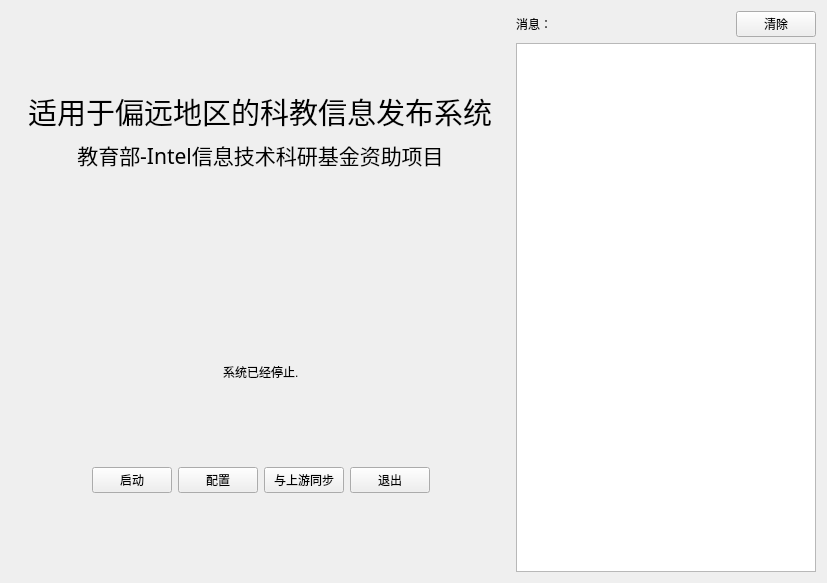
<?xml version="1.0" encoding="UTF-8"?>
<ui version="4.0">
 <class>mainwindow</class>
 <widget class="QWidget" name="mainwindow">
  <property name="geometry">
   <rect>
    <x>0</x>
    <y>0</y>
    <width>827</width>
    <height>583</height>
   </rect>
  </property>
  <property name="windowTitle">
   <string>信息发布系统</string>
  </property>
  <layout class="QGridLayout" name="gridLayout">
   <item row="0" column="0">
    <layout class="QHBoxLayout" name="horizontalLayout_7">
     <item>
      <layout class="QVBoxLayout" name="verticalLayout">
       <item>
        <spacer name="verticalSpacer_5">
         <property name="orientation">
          <enum>Qt::Vertical</enum>
         </property>
         <property name="sizeHint" stdset="0">
          <size>
           <width>20</width>
           <height>40</height>
          </size>
         </property>
        </spacer>
       </item>
       <item>
        <layout class="QHBoxLayout" name="horizontalLayout_2">
         <item>
          <spacer name="horizontalSpacer">
           <property name="orientation">
            <enum>Qt::Horizontal</enum>
           </property>
           <property name="sizeHint" stdset="0">
            <size>
             <width>40</width>
             <height>20</height>
            </size>
           </property>
          </spacer>
         </item>
         <item>
          <widget class="QLabel" name="label_11">
           <property name="font">
            <font>
             <family>YaHei Consolas Hybrid</family>
             <pointsize>22</pointsize>
            </font>
           </property>
           <property name="text">
            <string>适用于偏远地区的科教信息发布系统</string>
           </property>
           <property name="alignment">
            <set>Qt::AlignCenter</set>
           </property>
          </widget>
         </item>
         <item>
          <spacer name="horizontalSpacer_2">
           <property name="orientation">
            <enum>Qt::Horizontal</enum>
           </property>
           <property name="sizeHint" stdset="0">
            <size>
             <width>40</width>
             <height>20</height>
            </size>
           </property>
          </spacer>
         </item>
        </layout>
       </item>
       <item>
        <layout class="QHBoxLayout" name="horizontalLayout_3">
         <item>
          <spacer name="horizontalSpacer_3">
           <property name="orientation">
            <enum>Qt::Horizontal</enum>
           </property>
           <property name="sizeHint" stdset="0">
            <size>
             <width>40</width>
             <height>20</height>
            </size>
           </property>
          </spacer>
         </item>
         <item>
          <widget class="QLabel" name="label_12">
           <property name="font">
            <font>
             <family>YaHei Consolas Hybrid</family>
             <pointsize>22</pointsize>
            </font>
           </property>
           <property name="text">
            <string>&lt;html&gt;&lt;head/&gt;&lt;body&gt;&lt;p&gt;&lt;span style=&quot; font-size:16pt;&quot;&gt;教育部-Intel信息技术科研基金资助项目&lt;/span&gt;&lt;/p&gt;&lt;/body&gt;&lt;/html&gt;</string>
           </property>
           <property name="alignment">
            <set>Qt::AlignCenter</set>
           </property>
          </widget>
         </item>
         <item>
          <spacer name="horizontalSpacer_5">
           <property name="orientation">
            <enum>Qt::Horizontal</enum>
           </property>
           <property name="sizeHint" stdset="0">
            <size>
             <width>40</width>
             <height>20</height>
            </size>
           </property>
          </spacer>
         </item>
        </layout>
       </item>
       <item>
        <spacer name="verticalSpacer">
         <property name="orientation">
          <enum>Qt::Vertical</enum>
         </property>
         <property name="sizeHint" stdset="0">
          <size>
           <width>20</width>
           <height>40</height>
          </size>
         </property>
        </spacer>
       </item>
       <item>
        <layout class="QHBoxLayout" name="horizontalLayout_4">
         <item>
          <spacer name="horizontalSpacer_10">
           <property name="orientation">
            <enum>Qt::Horizontal</enum>
           </property>
           <property name="sizeHint" stdset="0">
            <size>
             <width>40</width>
             <height>20</height>
            </size>
           </property>
          </spacer>
         </item>
         <item>
          <widget class="QLabel" name="label">
           <property name="text">
            <string/>
           </property>
           <property name="pixmap">
            <pixmap resource="resources.qrc">:/images/uestc.png</pixmap>
           </property>
           <property name="scaledContents">
            <bool>true</bool>
           </property>
          </widget>
         </item>
         <item>
          <spacer name="horizontalSpacer_11">
           <property name="orientation">
            <enum>Qt::Horizontal</enum>
           </property>
           <property name="sizeHint" stdset="0">
            <size>
             <width>40</width>
             <height>20</height>
            </size>
           </property>
          </spacer>
         </item>
        </layout>
       </item>
       <item>
        <spacer name="verticalSpacer_2">
         <property name="orientation">
          <enum>Qt::Vertical</enum>
         </property>
         <property name="sizeHint" stdset="0">
          <size>
           <width>20</width>
           <height>40</height>
          </size>
         </property>
        </spacer>
       </item>
       <item>
        <layout class="QHBoxLayout" name="horizontalLayout">
         <item>
          <spacer name="horizontalSpacer_8">
           <property name="orientation">
            <enum>Qt::Horizontal</enum>
           </property>
           <property name="sizeHint" stdset="0">
            <size>
             <width>40</width>
             <height>20</height>
            </size>
           </property>
          </spacer>
         </item>
         <item>
          <widget class="QLabel" name="statusLabel">
           <property name="text">
            <string>系统已经停止.</string>
           </property>
          </widget>
         </item>
         <item>
          <spacer name="horizontalSpacer_9">
           <property name="orientation">
            <enum>Qt::Horizontal</enum>
           </property>
           <property name="sizeHint" stdset="0">
            <size>
             <width>40</width>
             <height>20</height>
            </size>
           </property>
          </spacer>
         </item>
        </layout>
       </item>
       <item>
        <spacer name="verticalSpacer_3">
         <property name="orientation">
          <enum>Qt::Vertical</enum>
         </property>
         <property name="sizeHint" stdset="0">
          <size>
           <width>20</width>
           <height>40</height>
          </size>
         </property>
        </spacer>
       </item>
       <item>
        <layout class="QHBoxLayout" name="horizontalLayout_5">
         <item>
          <spacer name="horizontalSpacer_6">
           <property name="orientation">
            <enum>Qt::Horizontal</enum>
           </property>
           <property name="sizeHint" stdset="0">
            <size>
             <width>40</width>
             <height>20</height>
            </size>
           </property>
          </spacer>
         </item>
         <item>
          <widget class="QPushButton" name="startButton">
           <property name="text">
            <string>启动</string>
           </property>
          </widget>
         </item>
         <item>
          <widget class="QPushButton" name="configButton">
           <property name="text">
            <string>配置</string>
           </property>
          </widget>
         </item>
         <item>
          <widget class="QPushButton" name="hideButton">
           <property name="text">
            <string>与上游同步</string>
           </property>
          </widget>
         </item>
         <item>
          <widget class="QPushButton" name="exitButton">
           <property name="text">
            <string>退出</string>
           </property>
          </widget>
         </item>
         <item>
          <spacer name="horizontalSpacer_7">
           <property name="orientation">
            <enum>Qt::Horizontal</enum>
           </property>
           <property name="sizeHint" stdset="0">
            <size>
             <width>40</width>
             <height>20</height>
            </size>
           </property>
          </spacer>
         </item>
        </layout>
       </item>
       <item>
        <spacer name="verticalSpacer_4">
         <property name="orientation">
          <enum>Qt::Vertical</enum>
         </property>
         <property name="sizeHint" stdset="0">
          <size>
           <width>20</width>
           <height>40</height>
          </size>
         </property>
        </spacer>
       </item>
      </layout>
     </item>
     <item>
      <layout class="QVBoxLayout" name="verticalLayout_2">
       <item>
        <layout class="QHBoxLayout" name="horizontalLayout_6">
         <item>
          <widget class="QLabel" name="label_8">
           <property name="text">
            <string>消息：</string>
           </property>
          </widget>
         </item>
         <item>
          <spacer name="horizontalSpacer_4">
           <property name="orientation">
            <enum>Qt::Horizontal</enum>
           </property>
           <property name="sizeHint" stdset="0">
            <size>
             <width>40</width>
             <height>20</height>
            </size>
           </property>
          </spacer>
         </item>
         <item>
          <widget class="QPushButton" name="clearButton">
           <property name="text">
            <string>清除</string>
           </property>
          </widget>
         </item>
        </layout>
       </item>
       <item>
        <widget class="QTextEdit" name="messages">
         <property name="enabled">
          <bool>true</bool>
         </property>
         <property name="minimumSize">
          <size>
           <width>300</width>
           <height>0</height>
          </size>
         </property>
         <property name="readOnly">
          <bool>true</bool>
         </property>
        </widget>
       </item>
      </layout>
     </item>
    </layout>
   </item>
  </layout>
  <zorder></zorder>
 </widget>
 <resources>
  <include location="resources.qrc"/>
 </resources>
 <connections>
  <connection>
   <sender>exitButton</sender>
   <signal>clicked()</signal>
   <receiver>mainwindow</receiver>
   <slot>close()</slot>
   <hints>
    <hint type="sourcelabel">
     <x>358</x>
     <y>593</y>
    </hint>
    <hint type="destinationlabel">
     <x>26</x>
     <y>411</y>
    </hint>
   </hints>
  </connection>
  <connection>
   <sender>clearButton</sender>
   <signal>clicked()</signal>
   <receiver>messages</receiver>
   <slot>clear()</slot>
   <hints>
    <hint type="sourcelabel">
     <x>869</x>
     <y>29</y>
    </hint>
    <hint type="destinationlabel">
     <x>800</x>
     <y>52</y>
    </hint>
   </hints>
  </connection>
 </connections>
</ui>
